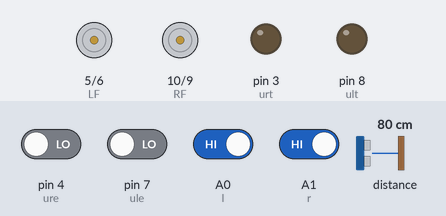
A sketch run on a simulated Arduino Uno, built with avr-gcc and run on an emulated ATmega328P. Shown: motor-driver pin pairs drawn as motors (green arrow = first pin HIGH = forward, orange = second pin HIGH = backward, longer = more drive), output pins drawn as LEDs (lit = HIGH). Inputs (shaded band) come from the test bench; at power-on: A0 (l), A1 (r) HIGH, pin 4 (ure), pin 7 (ule) LOW, distance to the obstacle 80 cm. The echo pulse lasts 58.3 µs per cm.

Above: at 1.2 s.
1.3 s: A0 (l) driven LOW and A1 (r) driven LOW
At 3.7 s:
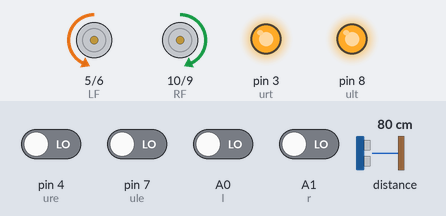
4.3 s: A0 (l) driven HIGH
At 6.5 s:
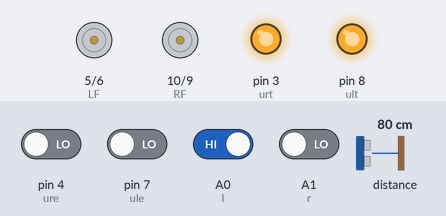
6.8 s: A0 (l) driven LOW
At 9.6 s:
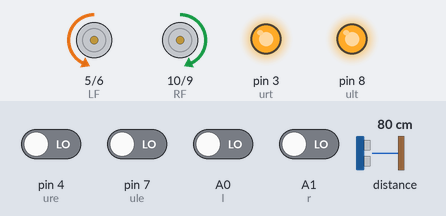
9.8 s: A1 (r) driven HIGH
At 11.6 s:
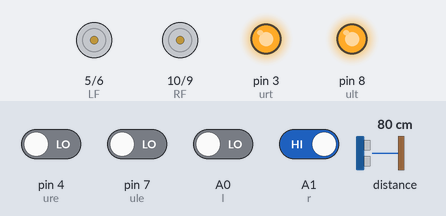
Timing chart, 0 to 13.1 s (numbered marks = the images above; inputs shaded):
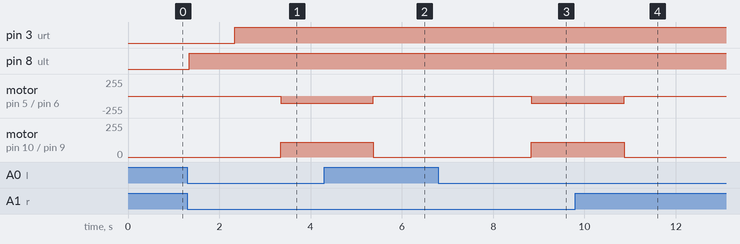

The sketch:

Maze_Solver.ino
```cpp
#include <Wire.h>
#include <VL53L1X.h>

VL53L1X sensor;long t;
long  y ;
long  yr ;
long x;
int ucm;
int ucmr;

#define LF 5
#define LB 6
#define RF 10
#define RB 9
int ule = 7;
int ure = 4;
int ult = 8;
int urt = 3;
int l = A0;
int r = A1;


void setup() {
  pinMode (LF, OUTPUT);
  pinMode (LB, OUTPUT);
  pinMode (RF, OUTPUT);
  pinMode (RB, OUTPUT);
  pinMode (l, INPUT);
  pinMode (r, INPUT);
  pinMode(ult, OUTPUT);
  pinMode(urt, OUTPUT);
  pinMode (ule, INPUT);
  pinMode(ure, INPUT);
  Serial.begin(9600);
   //laser
  //Serial.begin(115200);
    Wire.begin();
    Wire.setClock(400000); // use 400 kHz I2C

    sensor.setTimeout(500);
    if (!sensor.init())
    {
      Serial.println("Failed to detect and initialize sensor!");
      while (1);
    }

    sensor.setDistanceMode(VL53L1X::Long);
    sensor.setMeasurementTimingBudget(50000);
    sensor.startContinuous(50);

}

void loop()
{


  //IR
  int right = digitalRead(r);

  int left  = digitalRead(l);


  if (((left == 0) && (right == 0)))
  {
    //laser
int x = sensor.read();
  //Serial.println("x");
  //Serial.println(x);
 // if (sensor.timeoutOccurred())
  //{ Serial.print(" TIMEOUT");
 // }
    //Ultrasonic1
    digitalWrite(ult, LOW);
    delayMicroseconds(5);
    digitalWrite(ult, HIGH);
    delayMicroseconds(10);
    t = pulseIn(ule, HIGH);
    ucm = ((t / 2) / 29.1);
    y = constrain (ucm, 0, 26);
    // Serial.println("u1");
    //Serial.println(y);
    //
    //Ultrasonic2
    digitalWrite(urt, LOW);
    delayMicroseconds(5);
    digitalWrite(urt, HIGH);
    delayMicroseconds(10);
    t = pulseIn(ure, HIGH);
    ucmr = ((t / 2) / 29.1);
    yr = constrain (ucmr, 0, 26);
     //Serial.println("u2");
    //Serial.println(yr);

     if (x>50)
{

    //Serial.println("white");
    //UR
    if (((y >= 12) && (yr >= 12))&&((y<24)&&(yr<24)))
    {
      f();
      //Serial.println("orw");
    }
    else if  (((y < 12)  && ((yr > 3) && (yr < 22))) ||(y < 12))
    {
      ri();
      //Serial.println("right");
    }
    else if  (((yr < 12) && ((y > 3) && (y < 22)))||(yr < 12))
    {
      le();
      //Serial.println("let");
    }

    }
     else if (((x>= 10) && (x<=50)) &&((yr>24) && (y>24)))
    {
           le();
           //delay(10);
    }
  }

  else if  ((((left == 1) && (right == 1))) || ((left == 1) ||  (right == 1)) )
  {

    s();
    delay(10);
    //Serial.println("top");
  }
}


//MOTION
void f()
{
  analogWrite(LF, 200);
  analogWrite(LB, 0);
  analogWrite(RF, 200);
  analogWrite(RB, 0); //forward
}
void b()
{
  analogWrite(LF, 0);
  analogWrite(LB, 255);
  analogWrite(RF, 0);
  analogWrite(RB, 255); //backward
}
void le()
{
  analogWrite(LF, 110);
  analogWrite(LB, 0);
  analogWrite(RF, 0);
  analogWrite(RB, 110); //left
}
void s()
{
  analogWrite(LF, 0);
  analogWrite(LB, 0);
  analogWrite(RF, 0);
  analogWrite(RB, 0); //stop
}

void ri()

{
  analogWrite(LF, 0);
  analogWrite(LB, 110);
  analogWrite(RF, 110);
  analogWrite(RB, 0); //right
}
//
```

Measured:
- after the input at 1.3 s, pin 3 (urt): LOW → HIGH after 1.0 s; pin 8 (ult): LOW → HIGH at once; motor on pin 5 (LF) / pin 6 (LB): stopped → backward 110/255 after 2.0 s; motor on pin 10 (RF) / pin 9 (RB): stopped → forward 110/255 after 2.0 s
- after the input at 4.3 s, motor on pin 5 (LF) / pin 6 (LB): backward 110/255 → stopped after 1.1 s; motor on pin 10 (RF) / pin 9 (RB): forward 110/255 → stopped after 1.1 s
- after the input at 6.8 s, motor on pin 5 (LF) / pin 6 (LB): stopped → backward 110/255 after 2.0 s; motor on pin 10 (RF) / pin 9 (RB): stopped → forward 110/255 after 2.0 s
- after the input at 9.8 s, motor on pin 5 (LF) / pin 6 (LB): backward 110/255 → stopped after 1.1 s; motor on pin 10 (RF) / pin 9 (RB): forward 110/255 → stopped after 1.1 s
